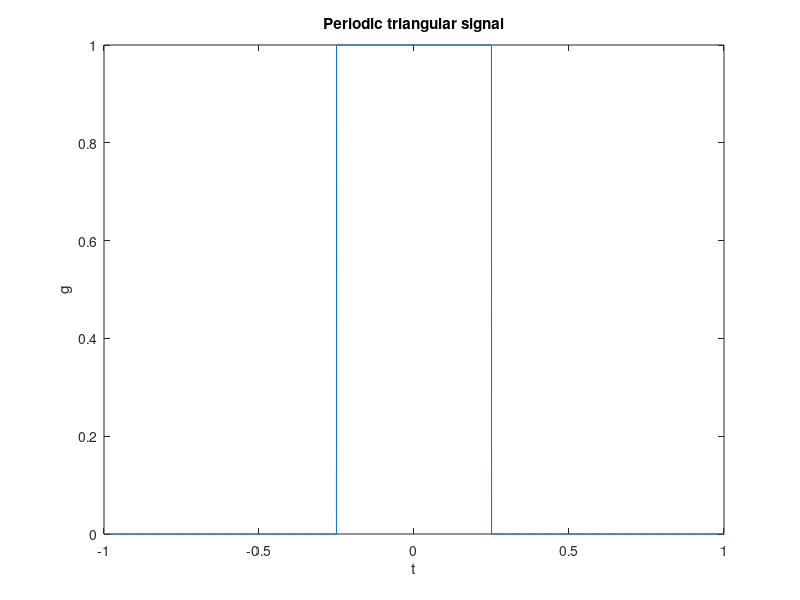

This figure's MATLAB source:
function [varargout] = constructFunction(varargin)
if ~isempty(varargin)
    %we have inputs to this function
    t = varargin{1};
    func_name = varargin{2};
    if length(varargin)>2
        T = varargin{3};
        a = varargin{4};
        b = varargin{5};
        c = varargin{6};
    end
else
    %run as script
    tend = 1;
    t_length = 5000;
    t = linspace(-tend, tend, t_length);
    T = 0.5;
    func_name = 'square_pulse';%'positive_triangle'
    a = 1;

end
switch func_name
    case 'positive_triangle'
        T0 = 2*T;
        t_shift = 0.0;
        g = @(t) a*max(1-abs(mod(t-t_shift+T/2,T)-T/2)/T0, 0);
        T_FS = T;
    case 'square_pulse'
        T0 = 2*T;
        t_shift = 0.0;
        g = @(t) a*double(abs(t)<T/2);
        T_FS = T;
    case 'periodic_square_pulse'
        T0 = 2*T;
        t_shift = 0.0;
        g = @(t) a*double(abs(t)<N/2);
        T_FS = T;
    otherwise
        error('no function defined\n')
end

if length(varargin)>0
    varargout{1} = g;
else
    varargout = {0};
    % Plot the periodic signal
    figure(1)
    plot(t,g(t))
    title('Periodic triangular signal')
    ylabel('g')
    xlabel('t')
end
